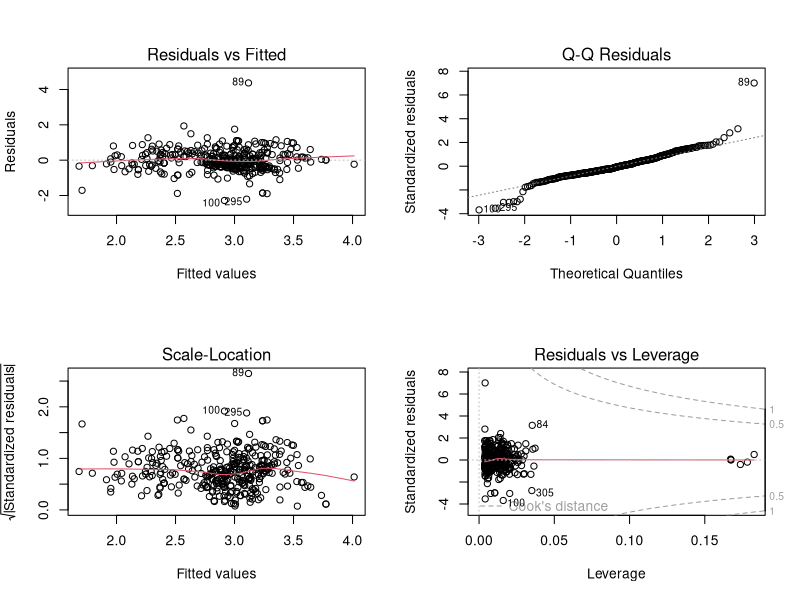
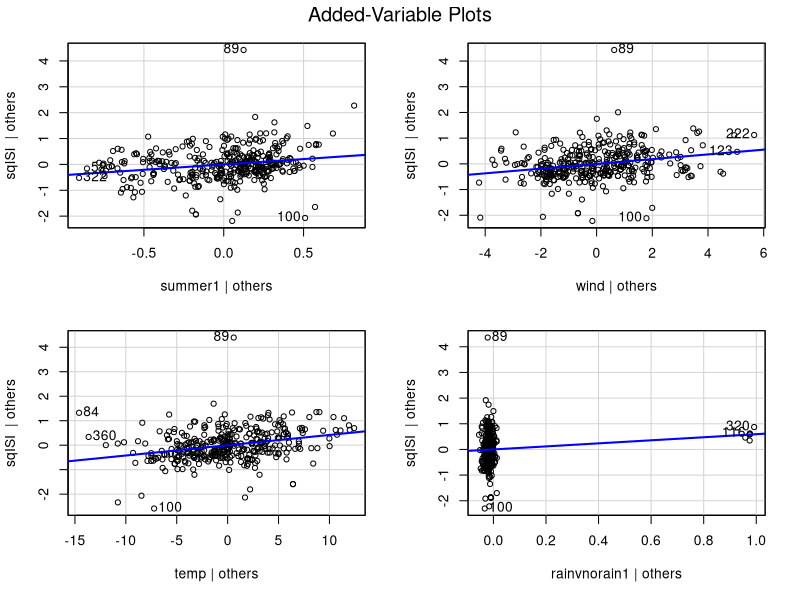
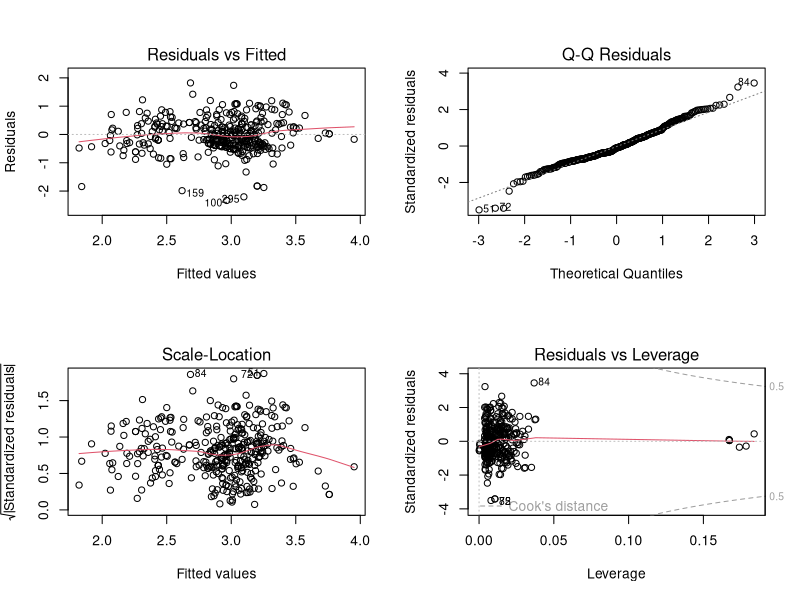
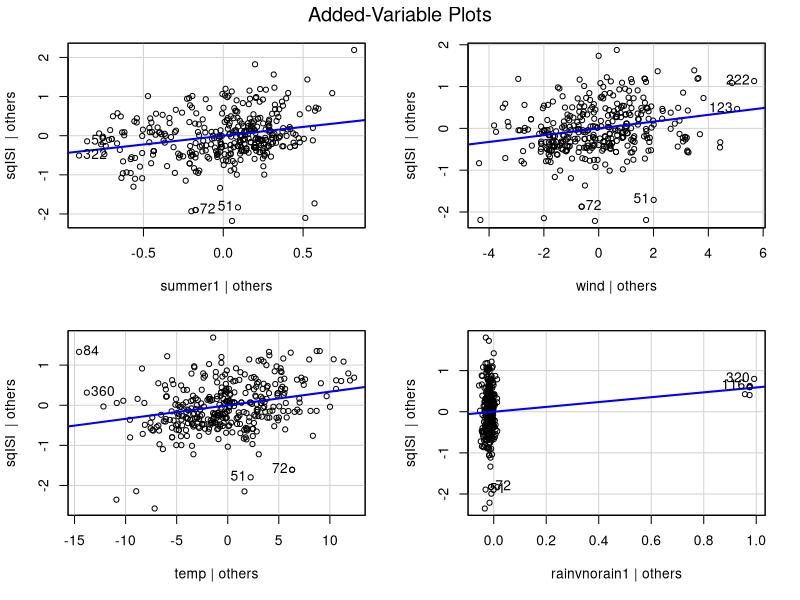
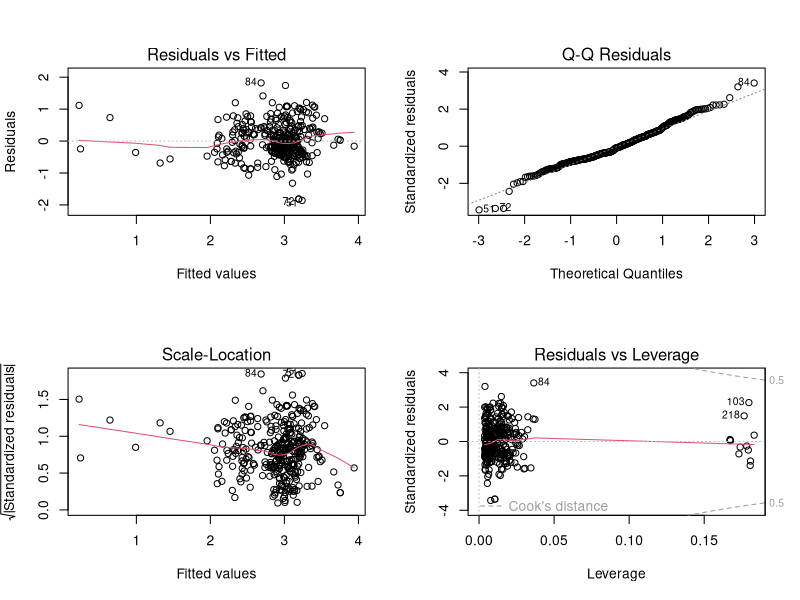
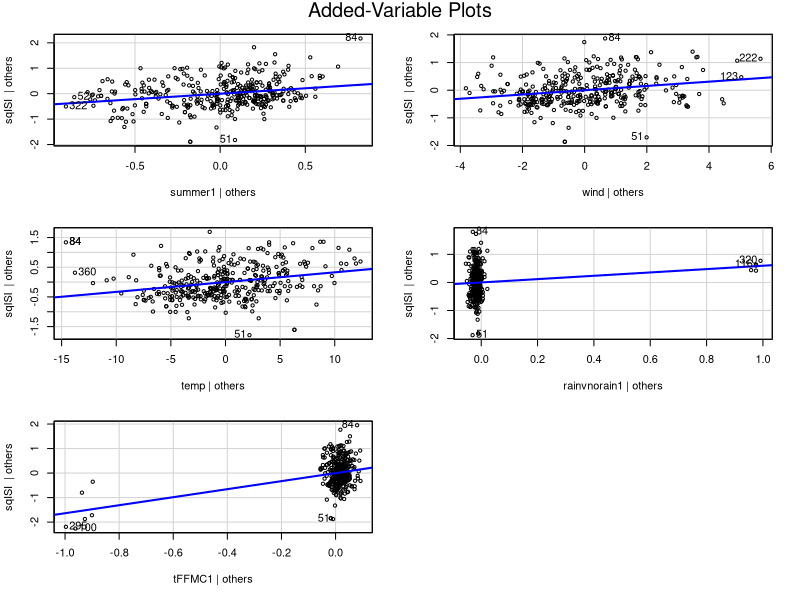
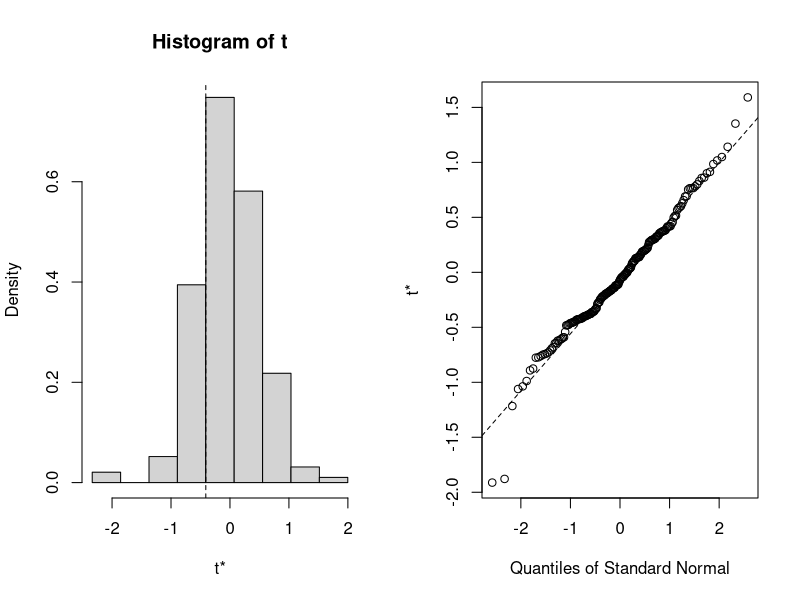
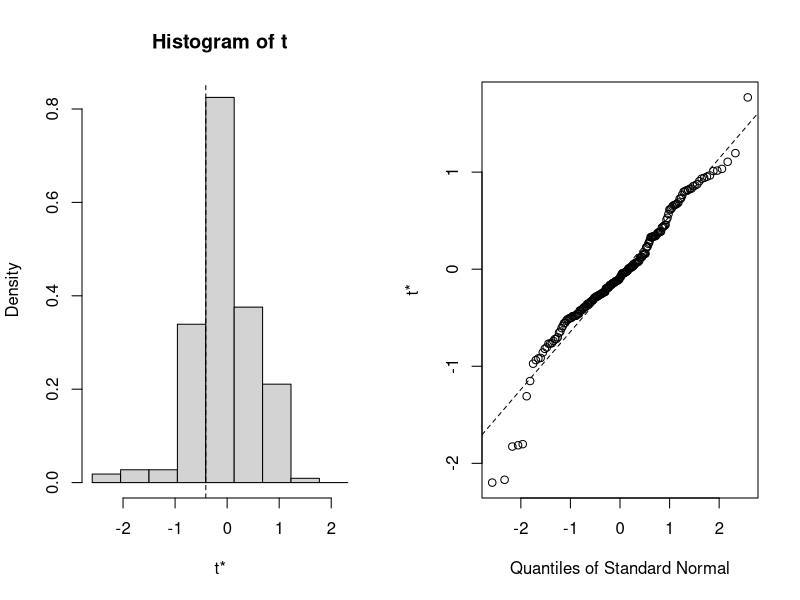

Source code (R) for these figures, in order: (Note: this script raises an error after producing the figures.)
#--------------------------------------------
#
#     Models we're considering 
#
#--------------------------------------------


#Read in data
setwd("~/Desktop/github/LM_Project/data")
train = data.frame(read.csv("train.csv"))

#transform ISI 
train$sqISI = sqrt(train$ISI)

#weights for FFMC 
train$tFFMC = ifelse(train$FFMC<80, 0, 1)

#cast as factors 
train$wkd = as.factor(train$wkd)
train$summer = as.factor(train$summer)
train$rainvnorain = as.factor(train$rainvnorain)
train$grid_group = as.factor(train$grid_group)
train$tFFMC = as.factor(train$tFFMC)


#No FFMC model
m1 = lm(sqISI ~ summer + wind + temp + rainvnorain 
        #,data = train[-89,])
       ,data = train)
par(mfrow = c(2,2));plot(m1)
car::avPlots(m1)
summary(m1)

#Weighted FFMC model
library(dplyr)
train2 = data.frame(train %>% group_by(tFFMC) %>% mutate(weight = n()))
m2 = lm(sqISI ~ summer + wind + temp + rainvnorain
        ,weights = weight
        ,data = train2[-89,])
          #,data = train)
par(mfrow = c(2,2));plot(m2)
car::avPlots(m2)
summary(m2)

#tFFMC as covariate model
m3 = lm(sqISI ~ summer + wind + temp + rainvnorain + tFFMC
        ,data = train[-89,])
        #,data = train)
par(mfrow = c(2,2));plot(m3)
car::avPlots(m3)
summary(m3)

#########
# Dear team,
# note error happens in lm whenever one of the factors is only 1 level
# i.e. all of the sampled values are in the summer, or all no_rain.
# As such, whenever this happens, we have to resample the bootstrap
# leading to a small bias.
# Note we have to reroll when all the sampled records have a factor with only 1 level
# -Aaron
#########

#--------------------------------------------
# Bootstrapping
# Citation https://www.statmethods.net/advstats/bootstrapping.html
# Citation Solution to Homework 7
#--------------------------------------------
library(boot)

residualStat <- function(formula, data, indices) { # private function for boot to get the residuals
  dfBoot <- data[indices,] 
  m <- lm(formula, data=dfBoot)
  return(summary(m)$residuals)
}
betaStat <- function(formula, data, indices) { # private function for boot to get the coefficients
  dfBoot <- data[indices,] # allows boot to select sample 
  fit <- lm(formula, data=dfBoot) # fit the model based on bootstrapped records
  return(coef(fit)) # get coeficients
}


# residual bootstraps
resultsM1 <- boot(data=train[-89,], statistic=residualStat, R=200, formula= sqISI ~ summer + wind + temp + rainvnorain)
plot(resultsM1)
resultsM2 <- boot(data=train2[-89,], statistic=residualStat, R=200, formula=sqISI ~ summer + wind + temp + rainvnorain)
plot(resultsM2)
resultsM3 <- boot(data=train[-89,], statistic=residualStat, R=200, formula=sqISI ~ summer + wind + temp + rainvnorain + tFFMC)
plot(resultsM3)

# Beta bootstraps
resultsM1B <- boot(data=train[-89,], statistic=betaStat, R=400, formula= sqISI ~ summer + wind + temp + rainvnorain)
plot(resultsM1B, index=1) # intercept 
plot(resultsM1B, index=2) # summer 
plot(resultsM1B, index=3) # wind 
plot(resultsM1B, index=4) # temp 
plot(resultsM1B, index=5) # rainvnorain 

resultsM2B <- boot(data=train2[-89,], statistic=betaStat, R=400, formula=sqISI ~ summer + wind + temp + rainvnorain)
plot(resultsM2B, index=1) # intercept 
plot(resultsM2B, index=2) # summer 
plot(resultsM2B, index=3) # wind 
plot(resultsM2B, index=4) # temp 
plot(resultsM2B, index=5) # rainvnorain


resultsM3B <- boot(data=train[-89,], statistic=betaStat, R=400, formula=sqISI ~ summer + wind + temp + rainvnorain + tFFMC)
plot(resultsM3B, index=1) # intercept 
plot(resultsM3B, index=2) # summer 
plot(resultsM3B, index=3) # wind 
plot(resultsM3B, index=4) # temp 
plot(resultsM3B, index=5) # rainvnorain
plot(resultsM3B, index=6) # tFFMC



B <- 1000
ResidualBootstrapM1 <-t( replicate(B, {
  #yb <- fitted(m1) + resid(m1)[sample.int(nrow(train[-89,]), replace = TRUE)]
  yb <- fitted(m1) + resid(m1)[sample.int(nrow(train), replace = TRUE)]
  boot <- model.matrix(m1)
  coef(lm(yb ~ boot - 1))
}))
#qqnorm(ResidualBootstrapM1[,1, drop=FALSE]) # intercept
qqnorm(ResidualBootstrapM1[,1, drop=FALSE]) # summer
qqnorm(ResidualBootstrapM1[,2, drop=FALSE]) # wind 
qqnorm(ResidualBootstrapM1[,3, drop=FALSE]) # temp
qqnorm(ResidualBootstrapM1[,4, drop=FALSE]) # rainvnorain

#look at beta distributions
par(mfrow=c(2,2))
hist(ResidualBootstrapM1[,1], xlab = "summer")
hist(ResidualBootstrapM1[,2], xlab ="wind")
hist(ResidualBootstrapM1[,3], xlab ="temp")
hist(ResidualBootstrapM1[,4], xlab ="rainvnorain")

#assuming normality of errors
confint(m1)
#empirical CI 
t(apply(ResidualBootstrapM1, 2, quantile, c(.025, .975)))


ResidualBootstrapM2 <-t( replicate(B, {
  yb <- fitted(m2) + resid(m2)[sample.int(nrow(train2[-89,]), replace = TRUE)]
  boot <- model.matrix(m2)
  coef(lm(yb ~ boot-1))
}))
#qqnorm(ResidualBootstrapM2[,1, drop=FALSE]) # intercept
qqnorm(ResidualBootstrapM2[,1, drop=FALSE]) # summer
qqnorm(ResidualBootstrapM2[,2, drop=FALSE]) # wind 
qqnorm(ResidualBootstrapM2[,3, drop=FALSE]) # temp
qqnorm(ResidualBootstrapM2[,4, drop=FALSE]) # rainvnorain

#look at beta distributions
par(mfrow=c(2,2))
hist(ResidualBootstrapM2[,1], xlab = "summer")
hist(ResidualBootstrapM2[,2], xlab ="wind")
hist(ResidualBootstrapM2[,3], xlab ="temp")
hist(ResidualBootstrapM2[,4], xlab ="rainvnorain")

#assuming normality of errors
confint(m2)
#empirical CI 
t(apply(ResidualBootstrapM2, 2, quantile, c(.025, .975)))

ResidualBootstrapM3 <-t( replicate(B, {
  yb <- fitted(m3) + resid(m3)[sample.int(nrow(train[-89,]), replace = TRUE)]
  boot <- model.matrix(m3)
  coef(lm(yb ~ boot - 1))
}))
#qqnorm(ResidualBootstrapM3[,1, drop=FALSE]) # intercept
qqnorm(ResidualBootstrapM3[,1, drop=FALSE]) # summer
qqnorm(ResidualBootstrapM3[,2, drop=FALSE]) # wind
qqnorm(ResidualBootstrapM3[,3, drop=FALSE]) # temp
qqnorm(ResidualBootstrapM3[,4, drop=FALSE]) # rainvnorrain
qqnorm(ResidualBootstrapM3[,5, drop=FALSE]) # tFFMC

#look at beta distributions
par(mfrow=c(3,2))
hist(ResidualBootstrapM2[,1], xlab = "summer")
hist(ResidualBootstrapM2[,2], xlab ="wind")
hist(ResidualBootstrapM2[,3], xlab ="temp")
hist(ResidualBootstrapM2[,4], xlab ="rainvnorain")
hist(ResidualBootstrapM2[,5], xlab ="tFFMC")

#assuming normality of errors
confint(m3)
#empirical CI 
t(apply(ResidualBootstrapM3, 2, quantile, c(.025, .975)))
